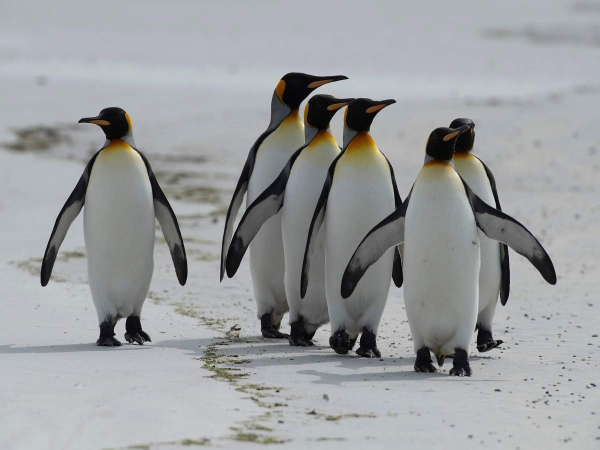
#> input picture penguin.jpg, 1200 x 900 px, found by its file name (shown at 1/2 size)
$ python 1.py
#> lines starting #> are read from the running program, lines starting #| are printed output that depends on the picture; after the words box and inside, x2 and y2 are one past the last pixel; in counts of white or black regions, pixels touching at a corner belong together
import cv2
import numpy as np
img=cv2.imread(r"D:/ML/OPENCV/penguin.jpg",1)
#> img is the input picture: shape (900, 1200, 3); mean B, G, R 159.2, 157.3, 155.7
resized=cv2.resize(img,(int (img.shape[1]/2),int (img.shape[0]/2)))
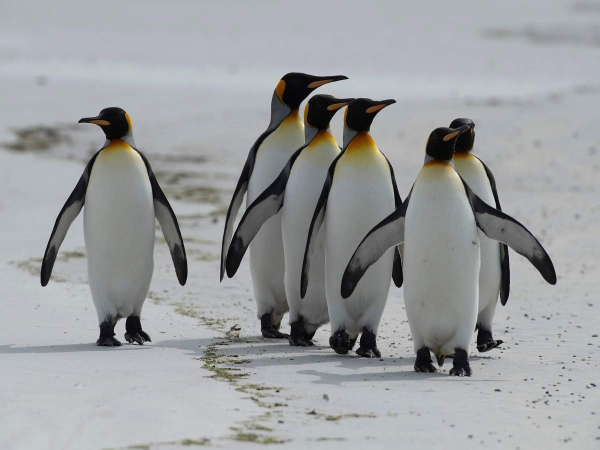
#> resized: shape (450, 600, 3); mean B, G, R 159.3, 157.4, 155.9
cv2.imshow('image',resized)
cv2.waitKey(0)
cv2.destroyAllWindows()

#Chapter 1: Video Intro

cap=cv2.VideoCapture(0)#webcam
cap.set(3,640)
cap.set(4,48)
cap.set(10,0)

while True:
    success,img=cap.read()
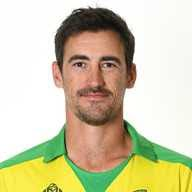
#> input picture starc.jpg, 192 x 192 px, given in place of the camera
#> img is the input picture: shape (192, 192, 3); mean B, G, R 167.7, 202, 208
    cv2.imshow("Video",img)

    kernel = np.ones((5, 5), np.uint8)
    imgGray = cv2.cvtColor(img, cv2.COLOR_BGR2GRAY)
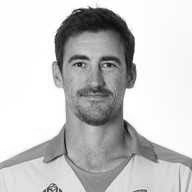
#> imgGray: shape (192, 192); min 12, max 255, mean 199.9
    imgBlur = cv2.GaussianBlur(imgGray, (7, 7), 0)
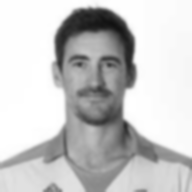
#> imgBlur: shape (192, 192); min 17, max 255, mean 199.9
    imgCanny = cv2.Canny(img, 150, 200)
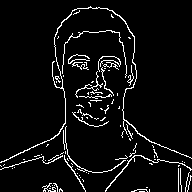
#> imgCanny: shape (192, 192); 5.7% white in thin lines or dots
    imgDialation = cv2.dilate(imgCanny, kernel, iterations=1)
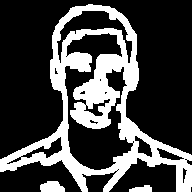
#> imgDialation: shape (192, 192); 26.7% white; 3 white regions, box (x1, y1, x2, y2) and area: (0, 4, 192, 192) 9521, (40, 181, 65, 192) 222, (129, 185, 152, 192) 118
    imgEroded = cv2.erode(imgDialation, kernel, iterations=1)
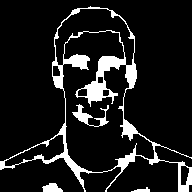
#> imgEroded: shape (192, 192); 11% white; 4 white regions, box (x1, y1, x2, y2) and area: (0, 6, 192, 192) 3606, (72, 104, 109, 127) 269, (42, 183, 63, 192) 134, (131, 187, 150, 192) 52

    cv2.imshow("Grey", imgGray)
    cv2.imshow("Blur", imgBlur)
    cv2.imshow("Canny", imgCanny)
    cv2.imshow("Dilation", imgDialation)
    cv2.imshow("Erode", imgEroded)
    if cv2.waitKey(1) & 0xFF==ord('q'):
#> (key q is pressed here)
        break
